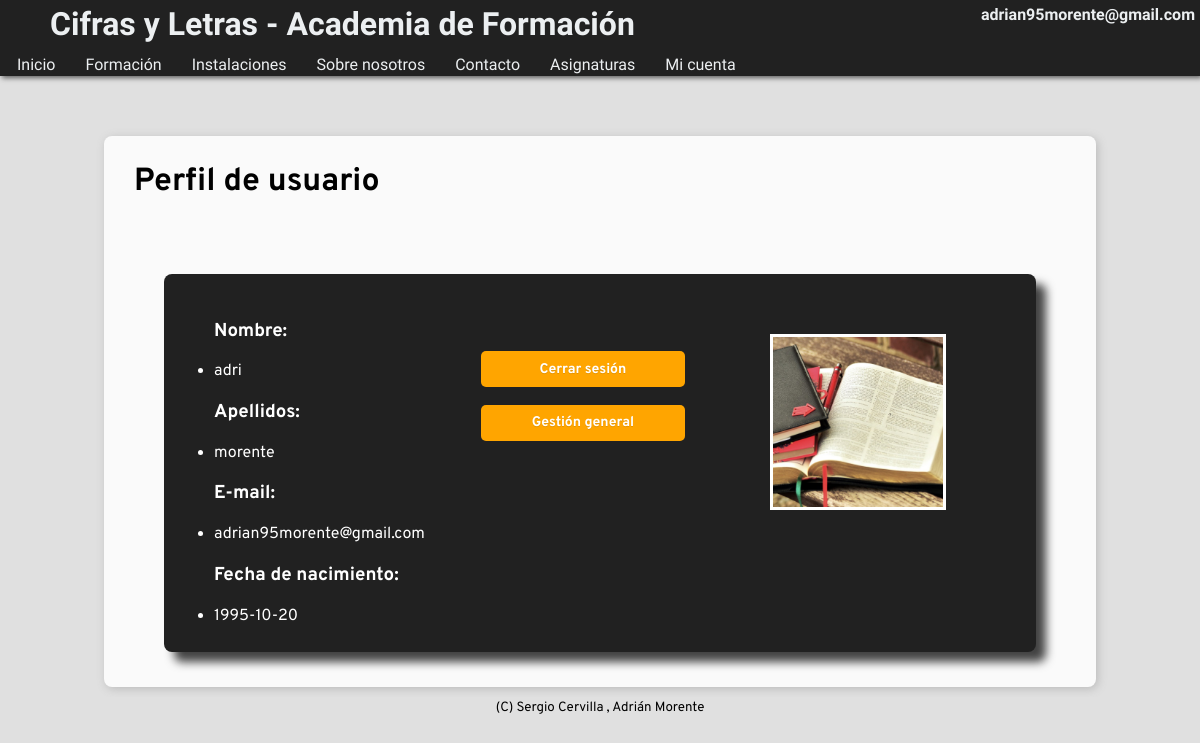
/user.php?p=7 (signed in), run on the app's committed database.
### tables this page shows
CREATE TABLE `Teacher` (
  `name` varchar(30) NOT NULL,
  `lastname` varchar(30) NOT NULL,
  `emailTeacher` varchar(50) NOT NULL,
  `birth` date NOT NULL,
  `password` varchar(50) NOT NULL,
  PRIMARY KEY (`emailTeacher`)
);

### php/database-methods.php (the view, shortened to what this page needs)
<?php
  function isTeacher($db){
    $activeUser = $_SESSION['login_user'];
    $isTeacher = "SELECT emailTeacher FROM Teacher WHERE emailTeacher='$activeUser'";
    $resultTeacher = mysqli_query($db,$isTeacher);
    if ($resultTeacher->num_rows > 0)
      $isTeacher = true;
    else
      $isTeacher = false;
    return $isTeacher;
  }
  function getTeacherAttributes($db){
    $active = $_SESSION['login_user'];
    $sql = "SELECT name, lastname, emailTeacher, birth FROM Teacher WHERE emailTeacher='$active'";
    $result = $db->query($sql);
    if ($result->num_rows > 0){
      while($value = $result->fetch_assoc()){
        echo '<h3>Nombre:</h3>';
        echo '<li>'.$value['name'].'</li>';
        echo '<h3>Apellidos:</h3>';
        echo '<li>'.$value['lastname'].'</li>';
        echo '<h3>E-mail:</h3>';
        echo '<li>'.$value['emailTeacher'].'</li>';
        echo '<h3>Fecha de nacimiento:</h3>';
        echo '<li>'.$value['birth'].'</li>';
      }
    }
  }
?>

### php/users_common_page.php (shortened to what this page needs)
<?php
  function UserHTMLbegin(){
    echo '
    <!DOCTYPE html>
    <html>
    <head>
      <meta charset="utf-8">
      <link rel="stylesheet" href="./css/style.css">
      <link href="https://fonts.googleapis.com/css?family=Overpass" rel="stylesheet">
      <link href="https://fonts.googleapis.com/css?family=Gloria+Hallelujah" rel="stylesheet">
      <link href="https://fonts.googleapis.com/css?family=Patrick+Hand" rel="stylesheet">
      <title>Cifras y Letras</title>
    </head>
    <body>
    ';
  }
  function UserHTMLend(){
    echo'
    </body>
    </html>
    ';
  }
  function UserHTMLheader($activo){
    echo '
    <div class="top-panel">
      <header>
        <div class="top-header">
          <a class="header-item" href="user.php?p=0"><div class="logo-header">
            <h1>Cifras y Letras - Academia de Formación</h1>
          </div></a>
          <a class="header-item link-item" href="#"><div class="login-header">
            <h4><a href="user.php?p=7">';
            $activeUser = $_SESSION['login_user'];
            echo "$activeUser";
            echo '</a></h4>
          </div></a>
        </div>
      </header>
      <nav>
        <div><ul class="link-item">';
        $items = ["Inicio", "Formación", "Instalaciones", "Sobre nosotros", "Contacto", "Asignaturas", "Mi cuenta"];
          foreach ($items as $k => $v)
            echo "<li".($k==$activo?" class='activo'":"").">"."<a href='user.php?p=".($k)."'>".$v."</a></li>";
        echo '</ul>
        </div>
      </nav>
    </div>';
  }
  function UserHTMLcontent($page){
    echo '<div id="content">';
    switch($page){
      case 7:
        UserHTMLLogin();
        break;
    }
    echo '</div>';
  }
  function UserHTMLfooter(){
    echo'
    <footer>
    <small>(C) Sergio Cervilla , Adrián Morente</small>
    </footer>
    ';
  }
  function UserHTMLLogin(){
    include("config-db.php");
    include("database-methods.php");
    echo '
    <div class="general-content" id="user-profile">
      <h1>Perfil de usuario</h1><br>
      <div class="gallery-content">
        <div class="gallery-image">
          <img src="./images/libros.jpg" alt="libros.jpg" />
        </div>
        <div class="gallery-text">
          <ul class="user-attributes">';
          if(isTeacher($db))
            getTeacherAttributes($db);
          else
            getStudentAttributes($db);
          echo '</ul>
          <div class="floatable-button">
            <form method="post">
              <input type="submit" formmethod="post" name="submit" class="login login-submit" value="Cerrar sesión">
            </form>
            <form method="post">
              <input type="submit" formmethod="post" name="gestion" class="login login-submit" value="Gestión general">
            </form>
          </div>
        </div>
      </div>
    </div>
    ';
  }
?>

### user.php (shortened to what this page needs)
<?php
  require "./php/users_common_page.php";
  UserHTMLbegin();
  if($_SESSION['login_user']){
    UserHTMLheader($_GET["p"]);
    UserHTMLcontent($_GET["p"]);
    UserHTMLfooter();
    UserHTMLend();
  }
  else{
    header("location: index.php?p=0");
  }
?>

### css/style.css (style rules this page uses)
body { margin: 0 auto; background-color: #e0e0e0; }
.top-panel { overflow: auto; background-color: #212121; box-shadow: 2px 2px 5px rgb(94, 94, 94); margin-bottom: 50px; }
.top-panel a { color: #eceff1; text-decoration: none; }
header { font-family: 'Gloria Hallelujah', cursive; overflow: auto; }
.header-item h1,h4 { margin-top: 5px; margin-bottom: 10px; }
.logo-header { float: left; padding-left: 50px; }
.login-header { float: right; padding-right: 5px; }
nav { font-family: 'Patrick Hand', cursive; }
nav ul { margin-top: 0; margin-bottom: 0; overflow: auto; padding: 2px; }
nav li { list-style-type: none; display: inline; padding: 0px 15px 0px 15px; }
#content { overflow: auto; margin-left: 7%; margin-right: 7%; }
.general-content { overflow: auto; padding: 5px 30px 5px 30px; margin: 10px 20px 10px 20px; box-shadow: 2px 2px 10px #BBB; border-radius: 8px; background-color: #fafafa; font-family: 'Overpass', sans-serif; }
.general-content img { width: 250px; margin: 0px 40px 40px 40px; float: right; }
.gallery-content { color: white; font-size: 100%; padding: 10px; background-color: rgb(79, 50, 0); overflow: auto; margin: 30px; border-radius: 8px; font-family: 'Overpass', sans-serif; background-color: #212121; box-shadow: 10px 10px 10px #434343; }
.gallery-content .gallery-text { float: left; width: 50%; }
.gallery-content .gallery-image { float: right; width: 50%; }
.gallery-content .gallery-image img { width: 50%; border: solid 3px white; margin-top: 50px; margin-right: 80px; }
#user-profile .gallery-image { width: 40%; float: right; }
#user-profile .gallery-text { width: 60%; float: left; }
.user-attributes { float: left; width: 40%; }
.floatable-button { float: right; margin-top: 50px; width: 40%; }
input, textarea { transition: all 800ms; font-family: "Roboto"; resize: none; overflow: auto; outline:none; font-family:inherit; box-sizing:border-box; width: 100%; padding: 0px 4px; color: #34495e; margin-top: 1.25em; }
body { font-family: 'Overpass', sans-serif; }
.login { text-align: center; font-size: 14px; font-family: 'Overpass', sans-serif; font-weight: 700; height: 36px; padding: 0 8px; }
.login-submit { border-radius: 5px; cursor: pointer; border: 0px; color: #fff; text-shadow: 0 1px rgba(0,0,0,0.1); background-color: orange; }
footer { text-align: center; }

### data on the page
teacher: name "adri", lastname "morente", emailTeacher "adrian95morente@gmail.com", birth "1995-10-20"

### other printed values
$activeUser "adrian95morente@gmail.com"
$v "Inicio"
$v "Formación"
$v "Instalaciones"
$v "Sobre nosotros"
$v "Contacto"
$v "Asignaturas"
$v "Mi cuenta"
